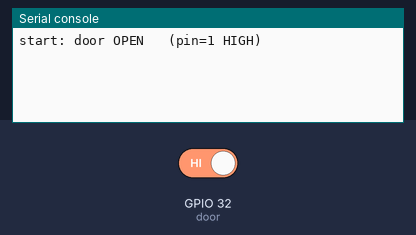
The program below on a simulated ESP32 board running MicroPython. Parts: the last lines printed to the serial console. The inputs (shaded band) are chosen by the test bench; at power-on: GPIO 32 (door) HIGH.

Above: at 1.2 s.
1.3 s: GPIO 32 (door) driven LOW
At 3.0 s:
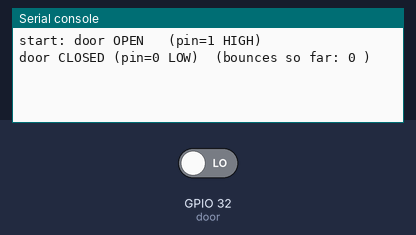
3.3 s: GPIO 32 (door) driven HIGH
At 4.8 s:
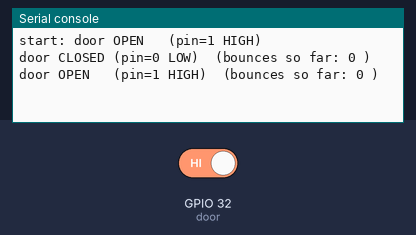

Measured:
- after the input at 1.3 s, the serial console: prints a new line after 0.51 s (image 1)
- after the input at 3.3 s, the serial console: prints a new line after 0.51 s (image 2)

The program:

door_test.py
```python
# ขั้น B2: ทดสอบเซนเซอร์ประตู MC-38 บน ESP32 (MicroPython)
# ต่อสาย: MC-38 สายหนึ่ง -> GND · อีกสาย -> GPIO32 (ขา D32) · สวิตช์ไม่มีขั้ว สลับสายได้
# รันจากคอม: python -m mpremote connect COM3 run esp32/door_test.py   (หยุดด้วย Ctrl+C)
# ข้อความเป็นภาษาอังกฤษ เพราะหน้าจอ Windows อาจแสดงภาษาไทยจากบอร์ดเพี้ยน
from machine import Pin
import time

PIN = 32
DEBOUNCE_MS = 500        # สถานะต้องคงที่นานเท่านี้ ถึงนับว่าประตูเปลี่ยนจริง (กันสั่น)

door = Pin(PIN, Pin.IN, Pin.PULL_UP)   # PULL_UP: สวิตช์ต่อลง GND = 0, สวิตช์เปิด = 1


def name(value):
    # ค่าที่อ่านได้ -> ข้อความ · คาดไว้ตามงานกล่องยา: ปิด = 0 (LOW), เปิด = 1 (HIGH)
    if value:
        return "OPEN   (pin=1 HIGH)"
    return "CLOSED (pin=0 LOW)"


stable = door.value()            # สถานะที่ยืนยันแล้ว
candidate = stable               # สถานะที่กำลังรอดูว่าคงที่ไหม
since = time.ticks_ms()
bounces = 0                      # จำนวนครั้งที่ค่ากระตุกแป๊บเดียวแล้วกลับ (ไม่นับเป็นการเปลี่ยน)
print("start: door", name(stable))

while True:
    value = door.value()
    now = time.ticks_ms()
    if value != candidate:
        if candidate != stable:          # เปลี่ยนกลับก่อนครบเวลา = สั่น
            bounces += 1
        candidate = value
        since = now
    elif candidate != stable and time.ticks_diff(now, since) >= DEBOUNCE_MS:
        stable = candidate
        print("door", name(stable), " (bounces so far:", bounces, ")")
    time.sleep_ms(20)
```
